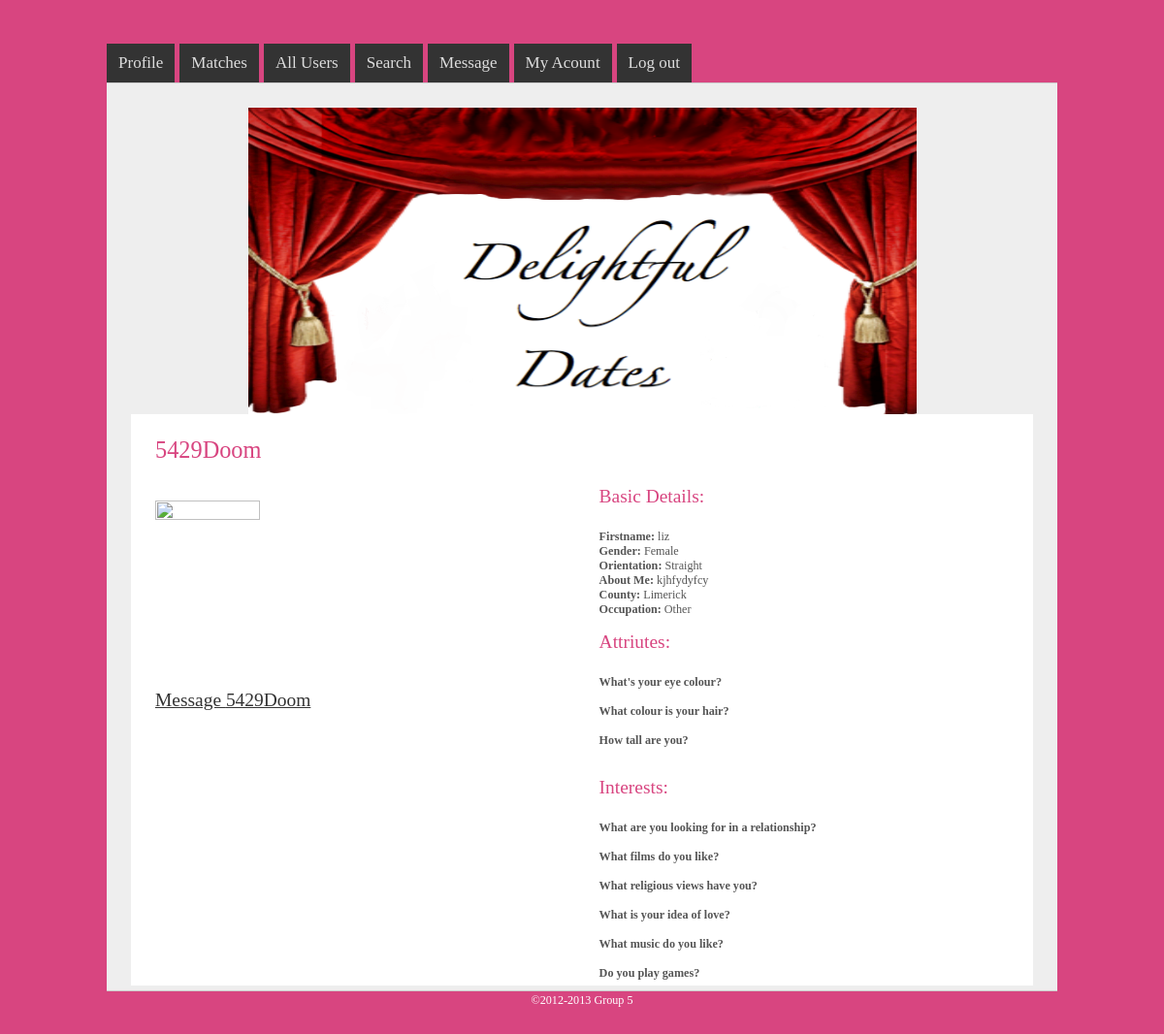
The page /dynamicprofile.php?username=5429Doom (signed in) on the database its author committed.
### tables this page shows
CREATE TABLE IF NOT EXISTS `userpublic` (
  `username` varchar(10) NOT NULL,
  `firstname` varchar(16) NOT NULL,
  `county` varchar(32) NOT NULL,
  `occupation` varchar(16) NOT NULL,
  `about` varchar(255) NOT NULL,
  `gender` varchar(1) DEFAULT NULL,
  `orientation` varchar(1) DEFAULT NULL,
  KEY `username` (`username`)
);

CREATE TABLE IF NOT EXISTS `attributequestions` (
  `attributeid` int(11) NOT NULL AUTO_INCREMENT,
  `aquestion` varchar(255) NOT NULL,
  PRIMARY KEY (`attributeid`)
);

CREATE TABLE IF NOT EXISTS `interestquestions` (
  `interestid` int(11) NOT NULL AUTO_INCREMENT,
  `iquestion` varchar(255) NOT NULL,
  PRIMARY KEY (`interestid`)
);

### core.inc.php (called while the page is built, shortened)
<?php
function cookielogin(){
	if (isset($_COOKIE["user"]) && !empty($_COOKIE["user"])){
		return true;
	}else{
		return false;
	}
}
?>

### dynamicprofile.php (the view, shortened to what this page needs)
<?php
require 'core.inc.php';
if (isset($_GET['username'])){
	if(!empty($_GET['username'])){
		$username = $_GET['username'];
	}
}
?>
<!DOCTYPE html>
<head>
	<link rel="stylesheet" type="text/css" href="style.css" title="Basic Noise" media="all" />
</head>
<body>
<div id="container980">
	<br><br><br>
	<div id="menu">
		<ul>
			<li><a href="profile.php">Profile</a></li>
			<li><a href="matches.php">Matches</a></li>
			<li><a href="allusers.php">All Users</a></li>
			<li><a href="search.php">Search</a></li>
			<li><a href="message.php">Message</a></li>
			<li><a href="account.php">My Acount</a></li>
			<?php
			if(cookielogin()){
				echo "<li><a href=\"logout.php\">Log out</a></li>";
			}
			?>
		</ul>
	</div>
	<div id="feature"><img src="zhomepic.png" alt="Sample header image" />
		<div id="main">
			<h2><?php echo $username;?></h2>
			<div id="content">
				<br>
				<div class="left">
					<br>
					<?php
						echo '<img src="imagefinder.php?username='.$username.'" height="50%" width="50%" style="float:left;"/>';
					?>
					<br><br><br><br><br><br><br><br><br><br><br><br><br>
					<?php
						echo '<h3><a class="selected" href="message.php?usernameto='.$username.'" style="float:left;">Message '.$username.'</a></h3>';
					?>
				</div>
				<div class="right">
					<h3>Basic Details:</h3>
					<br>
					<strong>Firstname:</strong>
					<?php
						$query = "SELECT * FROM userpublic where username='".mysql_real_escape_string($username)."'";
						$query_run = mysql_query($query);
						while($query_data = mysql_fetch_assoc($query_run)){
							$firstname = $query_data['firstname'];
							$gender = $query_data['gender'];
							$orientation = $query_data['orientation'];
							$about = $query_data['about'];
							$county = $query_data['county'];
							$occupation = $query_data['occupation'];
						}
						echo $firstname;
					?>
					<br>
					<strong>Gender:</strong>
					<?php
						if($gender == 'm'){
							echo 'Male';
						}else{
							echo 'Female';
						}
					?>
					<br>
					<strong>Orientation:</strong>
					<?php
						if($orientation == 's'){
							echo 'Straight';
						}else if($orientation == 'g'){
							echo 'Gay';
						}else{
							echo 'Anything Goes!';
						}
					?>
					<br>
					<strong>About Me:</strong>
					<?php
						echo $about;
					?>
					<br>
					<strong>County:</strong>
					<?php
						echo $county;
					?>
					<br>
					<strong>Occupation:</strong>
					<?php
						echo $occupation;
					?>
					<br><br>
					<h3>Attriutes:</h3>
					<?php
						$query_questions = "SELECT * FROM attributequestions";
						$query_run_questions = mysql_query($query_questions);
						while($query_row_questions = mysql_fetch_assoc($query_run_questions)){
							$question = $query_row_questions['aquestion'];
							echo '<br><strong>'.$question.'</strong><br>';
						}
					?>
					<br><br>
					<h3>Interests:</h3>
					<?php
						$query_questions_interest = "SELECT * FROM interestquestions";
						$query_run_interest = mysql_query($query_questions_interest);
						while($query_row_questions_interest = mysql_fetch_assoc($query_run_interest)){
							$question_interest = $query_row_questions_interest['iquestion'];
							echo '<br><strong>'.$question_interest.'</strong><br>';
						}
					?>
				</div>
			</div>
		</div>
	</div>
	<div id="footer">
		<p>&copy;<?php
		$copy_year = 2012;
		$current_year = date('Y');
		if($copy_year == $current_year){
			echo $copy_year;
		}else{
			echo $copy_year .'-' . $current_year;
		}
		?> Group 5</p>
	</div>
</div>
</body>
</html>

### style.css (style rules this page uses)
* { margin:0;padding:0; }
body { background:#d84580;color:#333;font:76% Georgia,Times New Roman,serif; }
p { line-height:1.6em;margin-bottom:18px; }
a { color:#d84580; }
h2 { color:#d84580;font-family:Georgia,serif;font-size:2.2em;font-weight:400;margin:0 0 10px 0; }
h3 { color:#d84580;font-family:Georgia,serif;font-size:1.6em;font-weight:400;margin:0 0 8px; }
ul,ol,dl { margin:0 0 20px 20px; padding:0; }
li { padding-bottom:5px; }
#containerfull,#container980,#container760,#container600 { margin:0 auto;padding:0;overflow:hidden; }
#container980 { width:980px; }
#menu { height:40px; }
#menu ul { height:40px;list-style:none;margin:0;padding:0 25px 0 0; }
#menu ul li { background-color:#333;display:block;float:left;margin:0 5px 0 0;padding:0; }
#menu ul li a { background-color:#333;color:#ddd;display:block;font-size:1.4em;padding:10px 12px;text-decoration:none; }
#feature { background-color:#eee;color:#555;padding:25px 25px 5px;border-top:1px solid #ccc;border-bottom:1px solid #ccc; }
#feature h2 { color:#d84580;font-size:2em;line-height:1em; }
#feature img { display:block;margin:0 auto; }
#main { clear:both;margin:0;background-color:#fff;padding:25px 25px 5px; }
#content { width:100%; }
#footer { position: relative; margin-top: 0px;height: 150px;clear:both;text-align:center;color:#fff; }
.selected { color:#333; }
.left { float:left;width:49%; }
.right { float:right;width:48%; }

### rows shown on the page
userpublic: firstname "liz", about "kjhfydyfcy", county "Limerick", occupation "Other"
attributequestions: aquestion "What's your eye colour?"
attributequestions: aquestion "What colour is your hair?"
attributequestions: aquestion "How tall are you?"
interestquestions: iquestion "What are you looking for in a relationship?"
interestquestions: iquestion "What films do you like?"
interestquestions: iquestion "What religious views have you?"
interestquestions: iquestion "What is your idea of love?"
interestquestions: iquestion "What music do you like?"
interestquestions: iquestion "Do you play games?"

### other values the page prints
$username "5429Doom"
$copy_year "2012"
